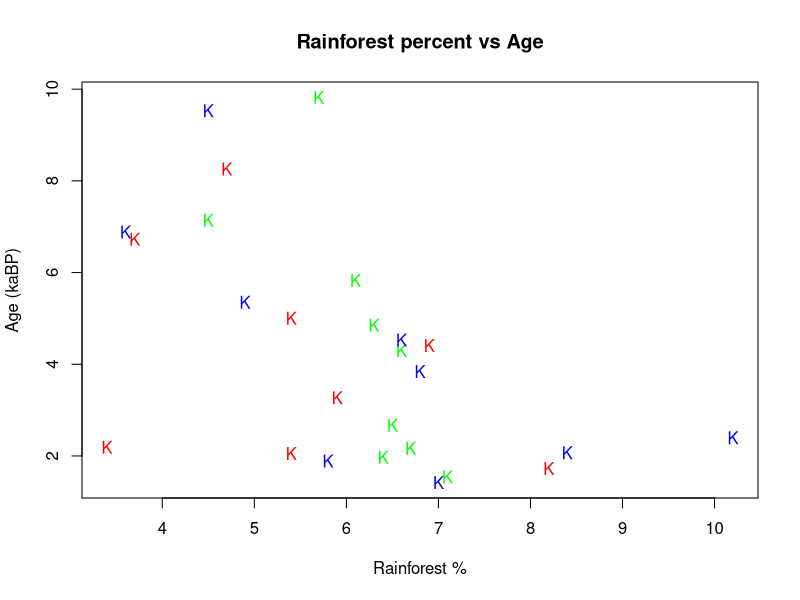
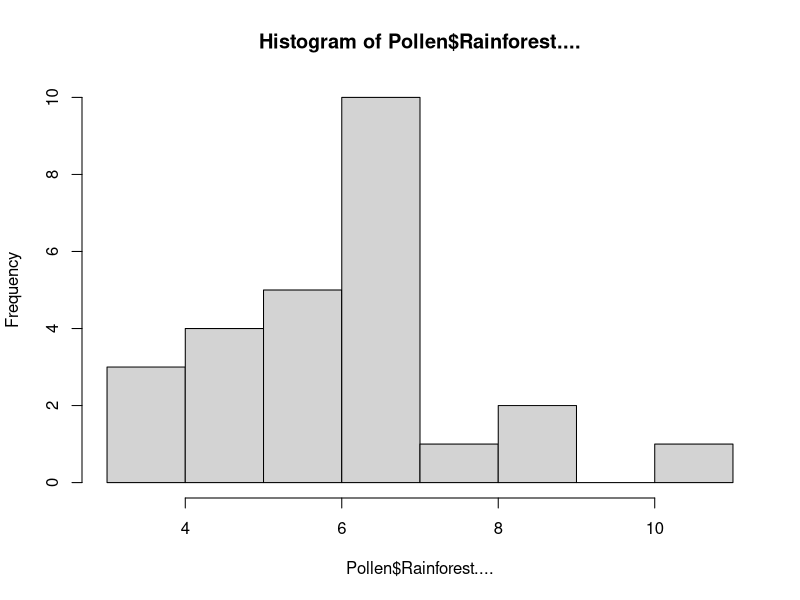

R code for these plots, in order:
Pollen <- read.delim("Table_S7.tab", sep="\t", header = TRUE)

head(Pollen)

plot_colors <- rainbow(3, rev = TRUE)

plot(Pollen$Rainforest....,
     Pollen$Age..ka.BP.,
     pch = Pollen$Sample.label,
     main = "Rainforest percent vs Age",
     xlab = "Rainforest %",
     ylab = "Age (kaBP)",
     col = plot_colors
)

Pollen_hist <- hist(Pollen$Rainforest....)
